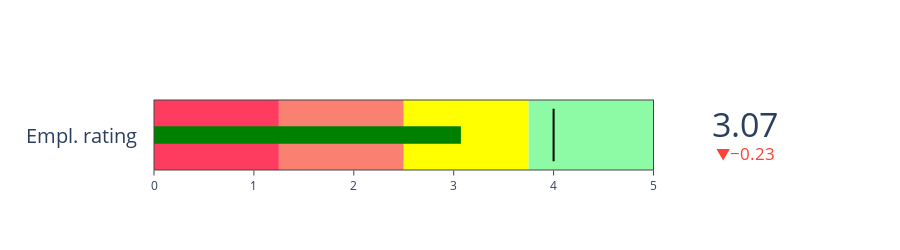
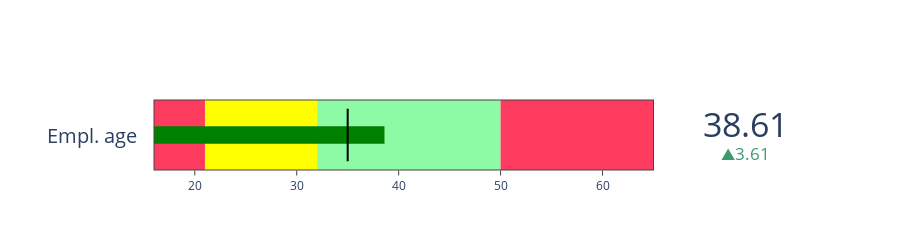

Notebook code cell kept with these figures, in order:
### Code cell
import plotly.graph_objects as go

fig = go.Figure(go.Indicator(
    mode = "number+gauge+delta", value = sat.rating.mean(),
    domain = {'x': [0.1, 1], 'y': [0, 1]},
    title = {'text' :"   Empl. rating"},
    delta = {'reference': 3.3},
    gauge = {
        'shape': "bullet",
        'axis': {'range': [None, 5]},
        'threshold': {
            'line': {'color': "black", 'width': 2},
            'thickness': 0.75,
            'value': 4},
        'steps': [
            {'range': [0, 1.25], 'color': "rgb(254, 60, 95)"},
            {'range': [1.25, 2.5], 'color': "salmon"},
            {'range': [2.5, 3.75], 'color': "yellow"},
            {'range': [3.75, 5], 'color': "rgb(141, 250, 165)"},
            ]}))
fig.update_layout(height = 250)
fig.show()
fig = go.Figure(go.Indicator(
    mode = "number+gauge+delta", value = sat.age.mean(),
    domain = {'x': [0.1, 1], 'y': [0, 1]},
    title = {'text' :"   Empl. age"},
    delta = {'reference': 35},
    gauge = {
        'shape': "bullet",
        'axis': {'range': [16, 65]},
        'threshold': {
            'line': {'color': "black", 'width': 2},
            'thickness': 0.75,
            'value': 35},
        'steps': [
            {'range': [16, 21], 'color': "rgb(254, 60, 95)"},
            {'range': [21, 32], 'color': "yellow"},
            {'range': [32, 50], 'color': "rgb(141, 250, 165)"},
            {'range': [50, 65], 'color': "rgb(254, 60, 95)"},
            ]}))
fig.update_layout(height = 250)
fig.show()

### Figure 1 — Plotly figure (JSON) as saved in the notebook; plotly's stock layout.template omitted (floating-point values rounded to 4 significant figures)
{"data": [{"delta": {"reference": 3.3}, "domain": {"x": [0.1, 1], "y": [0, 1]}, "gauge": {"axis": {"range": [null, 5]}, "shape": "bullet", "steps": [{"color": "rgb(254, 60, 95)", "range": [0, 1.25]}, {"color": "salmon", "range": [1.25, 2.5]}, {"color": "yellow", "range": [2.5, 3.75]}, {"color": "rgb(141, 250, 165)", "range": [3.75, 5]}], "threshold": {"line": {"color": "black", "width": 2}, "thickness": 0.75, "value": 4}}, "mode": "number+gauge+delta", "title": {"text": "   Empl. rating"}, "type": "indicator", "value": 3.072}], "layout": {"height": 250}}

### Figure 2 — Plotly figure (JSON) as saved in the notebook; plotly's stock layout.template omitted (floating-point values rounded to 4 significant figures)
{"data": [{"delta": {"reference": 35}, "domain": {"x": [0.1, 1], "y": [0, 1]}, "gauge": {"axis": {"range": [16, 65]}, "shape": "bullet", "steps": [{"color": "rgb(254, 60, 95)", "range": [16, 21]}, {"color": "yellow", "range": [21, 32]}, {"color": "rgb(141, 250, 165)", "range": [32, 50]}, {"color": "rgb(254, 60, 95)", "range": [50, 65]}], "threshold": {"line": {"color": "black", "width": 2}, "thickness": 0.75, "value": 35}}, "mode": "number+gauge+delta", "title": {"text": "   Empl. age"}, "type": "indicator", "value": 38.61}], "layout": {"height": 250}}
